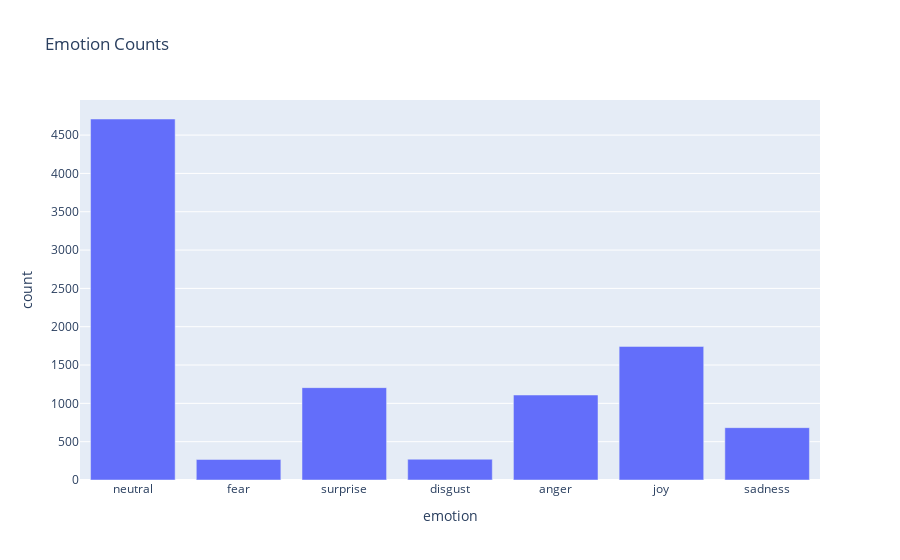

Notebook code cell kept with this figure:
### Code cell
emotion_count_df = pd.DataFrame(emotion_count.items(), columns=['emotion', 'count'])

fig = px.bar(emotion_count_df, x='emotion', y='count', title='Emotion Counts')
fig.update_layout(hovermode="x")
fig.show()

### Figure 1 — Plotly figure (JSON) as saved in the notebook; plotly's stock layout.template omitted (floating-point values rounded to 4 significant figures)
{"data": [{"alignmentgroup": "True", "hovertemplate": "emotion=%{x}<br>count=%{y}<extra></extra>", "legendgroup": "", "marker": {"color": "#636efa", "pattern": {"shape": ""}}, "name": "", "offsetgroup": "", "orientation": "v", "showlegend": false, "textposition": "auto", "type": "bar", "x": ["neutral", "fear", "surprise", "disgust", "anger", "joy", "sadness"], "xaxis": "x", "y": [4710, 268, 1205, 271, 1109, 1743, 683], "yaxis": "y"}], "layout": {"barmode": "relative", "hovermode": "x", "legend": {"tracegroupgap": 0}, "title": {"text": "Emotion Counts"}, "xaxis": {"anchor": "y", "domain": [0, 1], "title": {"text": "emotion"}}, "yaxis": {"anchor": "x", "domain": [0, 1], "title": {"text": "count"}}}}
